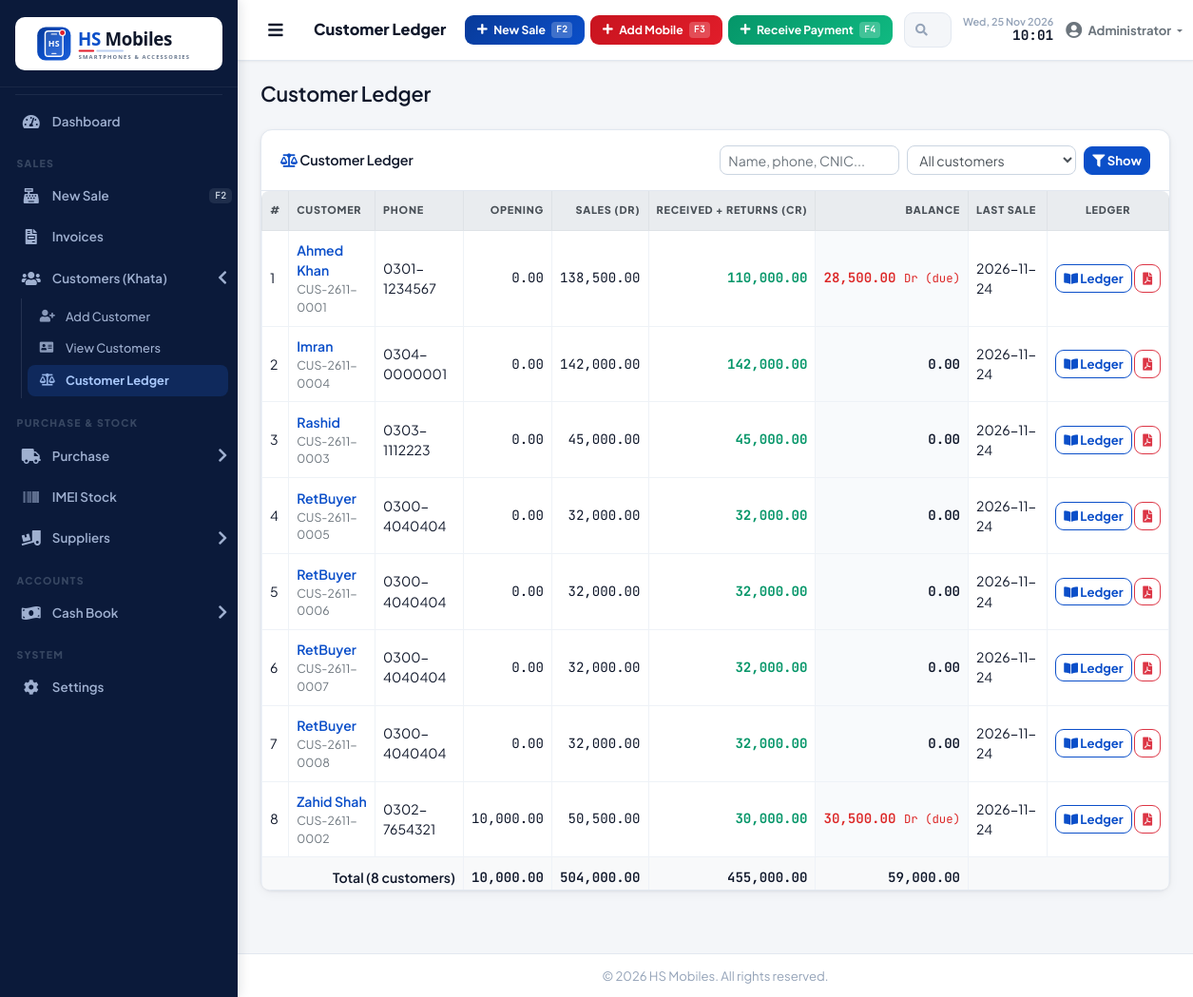
The page /modules/customers/ledger.php (signed in) on the database its author committed.
### tables this page shows
CREATE TABLE `customers` (
  `id` int(11) NOT NULL,
  `customer_no` varchar(20) NOT NULL,
  `full_name` varchar(100) NOT NULL,
  `phone` varchar(20) NOT NULL,
  `email` varchar(100) DEFAULT NULL,
  `address` text DEFAULT NULL,
  `city` varchar(50) DEFAULT NULL,
  `cnic` varchar(15) DEFAULT NULL,
  `cnic_expiry` date DEFAULT NULL,
  `guardian_name` varchar(100) DEFAULT NULL,
  `guardian_relation` varchar(50) DEFAULT NULL,
  `occupation` varchar(100) DEFAULT NULL,
  `monthly_income` decimal(12,2) DEFAULT 0.00,
  `opening_due` decimal(12,2) DEFAULT 0.00 COMMENT 'Previous dues before system',
  `opening_paid` decimal(12,2) DEFAULT 0.00 COMMENT 'Amount already paid before system',
  `notes` text DEFAULT NULL,
  `branch_id` int(11) DEFAULT NULL,
  `created_by` int(11) DEFAULT NULL,
  `created_at` date NOT NULL,
  `updated_at` date DEFAULT NULL
);

### modules/customers/ledger.php (the view, shortened to what this page needs)
<?php
require_once '../../includes/functions.php';
$q       = trim($_GET['q'] ?? '');
$filter  = $_GET['filter'] ?? 'all';
$sql = "SELECT c.id, c.customer_no, c.full_name, c.phone, c.cnic,
          (c.opening_due - c.opening_paid) AS opening,
          COALESCE((SELECT SUM(s.total_amount) FROM sales s WHERE s.customer_id = c.id AND s.status <> 'cancelled'), 0) AS sales_total,
          COALESCE((SELECT SUM(r.amount) FROM sale_returns r WHERE r.customer_id = c.id), 0) AS returns_total,
          COALESCE((SELECT SUM(p.amount) FROM payments p JOIN sales s2 ON s2.id = p.sale_id WHERE s2.customer_id = c.id AND s2.status <> 'cancelled'), 0) AS paid_total,
          (SELECT MAX(s3.sale_date) FROM sales s3 WHERE s3.customer_id = c.id AND s3.status <> 'cancelled') AS last_sale
        FROM customers c";
$params = [];
$sql .= " ORDER BY c.full_name ASC";
$st = $pdo->prepare($sql);
$st->execute($params);
$rows = [];
$tot = ['opening' => 0, 'sales' => 0, 'credit' => 0, 'balance' => 0];
foreach ($st->fetchAll() as $r) {
    $r['credit']  = (float)$r['returns_total'] + (float)$r['paid_total'];
    $r['balance'] = round((float)$r['opening'] + (float)$r['sales_total'] - $r['credit'], 2);
    $rows[] = $r;
    $tot['opening'] += (float)$r['opening'];
    $tot['sales']   += (float)$r['sales_total'];
    $tot['credit']  += $r['credit'];
    $tot['balance'] += $r['balance'];
}
require_once '../../includes/header.php';
$money = function ($v) { return number_format((float)$v, 2); };
?>
<div class="card shadow mb-4">
  <div class="card-header py-3 d-flex flex-wrap align-items-center justify-content-between">
    <h6 class="m-0 font-weight-bold text-primary"><i class="fas fa-balance-scale"></i> Customer Ledger</h6>
    <form method="get" class="form-inline mt-2 mt-md-0">
      <input type="text" name="q" value="<?= htmlspecialchars($q) ?>" class="form-control form-control-sm mr-2" placeholder="Name, phone, CNIC...">
      <select name="filter" class="form-control form-control-sm mr-2">
        <option value="all"     <?= $filter === 'all' ? 'selected' : '' ?>>All customers</option>
      </select>
      <button class="btn btn-sm btn-primary"><i class="fas fa-filter"></i> Show</button>
    </form>
  </div>
  <div class="card-body p-0">
    <div class="table-responsive">
      <table class="table table-bordered table-hover table-sm mb-0">
        <thead class="thead-light">
          <tr>
            <th>#</th><th>Customer</th><th>Phone</th>
            <th class="text-right">Opening</th><th class="text-right">Sales (Dr)</th>
            <th class="text-right">Received + Returns (Cr)</th><th class="text-right">Balance</th>
            <th>Last Sale</th><th class="text-center no-print">Ledger</th>
          </tr>
        </thead>
        <tbody>
        <?php foreach ($rows as $i => $r): ?>
          <tr>
            <td><?= $i + 1 ?></td>
            <td class="font-weight-bold"><a href="view.php?id=<?= (int)$r['id'] ?>&amp;tab=ledger"><?= htmlspecialchars((string)$r['full_name']) ?></a>
              <div class="small text-muted"><?= htmlspecialchars((string)$r['customer_no']) ?></div></td>
            <td><?= htmlspecialchars((string)$r['phone']) ?></td>
            <td class="text-right money"><?= $money($r['opening']) ?></td>
            <td class="text-right money"><?= $money($r['sales_total']) ?></td>
            <td class="text-right money text-success"><?= $money($r['credit']) ?></td>
            <td class="text-right money font-weight-bold <?= $r['balance'] > 0 ? 'text-danger' : ($r['balance'] < 0 ? 'text-success' : '') ?>">
              <?= $money(abs($r['balance'])) ?> <small><?= $r['balance'] > 0 ? 'Dr (due)' : ($r['balance'] < 0 ? 'Cr (advance)' : '') ?></small></td>
            <td><?= htmlspecialchars((string)($r['last_sale'] ?? '-')) ?></td>
            <td class="text-center no-print text-nowrap">
              <a href="view.php?id=<?= (int)$r['id'] ?>&amp;tab=ledger" class="btn btn-sm btn-outline-primary" title="Open ledger"><i class="fas fa-book-open"></i> Ledger</a>
              <a href="ledger_print.php?id=<?= (int)$r['id'] ?>" target="_blank" class="btn btn-sm btn-outline-danger" title="PDF / Print"><i class="fas fa-file-pdf"></i></a>
            </td>
          </tr>
        <?php endforeach; ?>
        </tbody>
        <?php if ($rows): ?>
        <tfoot>
          <tr class="font-weight-bold bg-light">
            <td colspan="3" class="text-right">Total (<?= count($rows) ?> customers)</td>
            <td class="text-right money"><?= $money($tot['opening']) ?></td>
            <td class="text-right money"><?= $money($tot['sales']) ?></td>
            <td class="text-right money"><?= $money($tot['credit']) ?></td>
            <td class="text-right money"><?= $money($tot['balance']) ?></td>
            <td colspan="2"></td>
          </tr>
        </tfoot>
        <?php endif; ?>
      </table>
    </div>
  </div>
</div>
<?php require_once '../../includes/footer.php'; ?>

### assets/css/style.css (style rules this page uses)
:root { --sidebar-bg: #0b1a3a; --sidebar-hover: #142a5c; --sidebar-active: #1d5fd6; --sidebar-text: #94a3b8; --sidebar-text-hover: #ffffff; --sidebar-width: 250px; --primary: #0b4fc9; --primary-dark: #083a99; --secondary: #14b8a6; --success: #10b981; --info: #06b6d4; --warning: #f59e0b; --danger: #ef4444; --body-bg: #f1f5f9; --card-shadow: 0 1px 3px rgba(0,0,0,0.08), 0 1px 2px rgba(0,0,0,0.06); --topbar-height: 60px; }
* { margin: 0; padding: 0; box-sizing: border-box; }
body { font-family: 'Segoe UI', Tahoma, Geneva, Verdana, sans-serif; background: var(--body-bg); overflow-x: hidden; }
.card { border: none; box-shadow: var(--card-shadow); border-radius: 0.5rem; }
.card-header { background: #fff; border-bottom: 1px solid #e2e8f0; padding: 0.9rem 1.25rem; font-weight: 600; border-radius: 0.5rem 0.5rem 0 0 !important; }
.card-header h6 { font-size: 0.9rem; margin: 0; }
.text-primary { color: var(--primary) !important; }
.text-success { color: var(--success) !important; }
.text-danger { color: var(--danger) !important; }
.btn-primary { background: var(--primary); border-color: var(--primary); color: #fff; }
.btn-outline-primary { color: var(--primary); border-color: var(--primary); }
.table { margin-bottom: 0; }
.table th { font-size: 0.78rem; font-weight: 700; text-transform: uppercase; letter-spacing: 0.04em; color: #64748b; border-top: none; white-space: nowrap; padding: 0.75rem 0.5rem; }
.table td { vertical-align: middle; font-size: 0.88rem; padding: 0.65rem 0.5rem; }
.table-bordered th, .table-bordered td { border-color: #e2e8f0; }
.form-control, .form-select { border-radius: 0.375rem; border-color: #d1d5db; font-size: 0.9rem; }
.font-weight-bold { font-weight: 600 !important; }
.shadow { box-shadow: var(--card-shadow); }

### rows shown on the page
customers: full_name "Ahmed Khan", customer_no "CUS-2611-0001", phone "0301-1234567", opening "0.00", sales_total "138,500.00", credit "110,000.00", balance "28,500.00", shows "Dr (due)", last_sale "2026-11-24"
customers: full_name "Imran", customer_no "CUS-2611-0004", phone "0304-0000001", opening "0.00", sales_total "142,000.00", credit "142,000.00", balance "0.00", last_sale "2026-11-24"
customers: full_name "Rashid", customer_no "CUS-2611-0003", phone "0303-1112223", opening "0.00", sales_total "45,000.00", credit "45,000.00", balance "0.00", last_sale "2026-11-24"
customers: full_name "RetBuyer", customer_no "CUS-2611-0005", phone "0300-4040404", opening "0.00", sales_total "32,000.00", credit "32,000.00", balance "0.00", last_sale "2026-11-24"
customers: full_name "RetBuyer", customer_no "CUS-2611-0006", phone "0300-4040404", opening "0.00", sales_total "32,000.00", credit "32,000.00", balance "0.00", last_sale "2026-11-24"
customers: full_name "RetBuyer", customer_no "CUS-2611-0007", phone "0300-4040404", opening "0.00", sales_total "32,000.00", credit "32,000.00", balance "0.00", last_sale "2026-11-24"
customers: full_name "RetBuyer", customer_no "CUS-2611-0008", phone "0300-4040404", opening "0.00", sales_total "32,000.00", credit "32,000.00", balance "0.00", last_sale "2026-11-24"
customers: full_name "Zahid Shah", customer_no "CUS-2611-0002", phone "0302-7654321", opening "10,000.00", sales_total "50,500.00", credit "30,000.00", balance "30,500.00", shows "Dr (due)", last_sale "2026-11-24"

### other values the page prints
$page_title "Customer Ledger"
$_SESSION['user_name'] "Administrator"
count($rows) "8"
$money($tot['opening']) "10,000.00"
$money($tot['sales']) "504,000.00"
$money($tot['credit']) "455,000.00"
$money($tot['balance']) "59,000.00"
shop('name') ?: 'HS Mobiles' "HS Mobiles"
